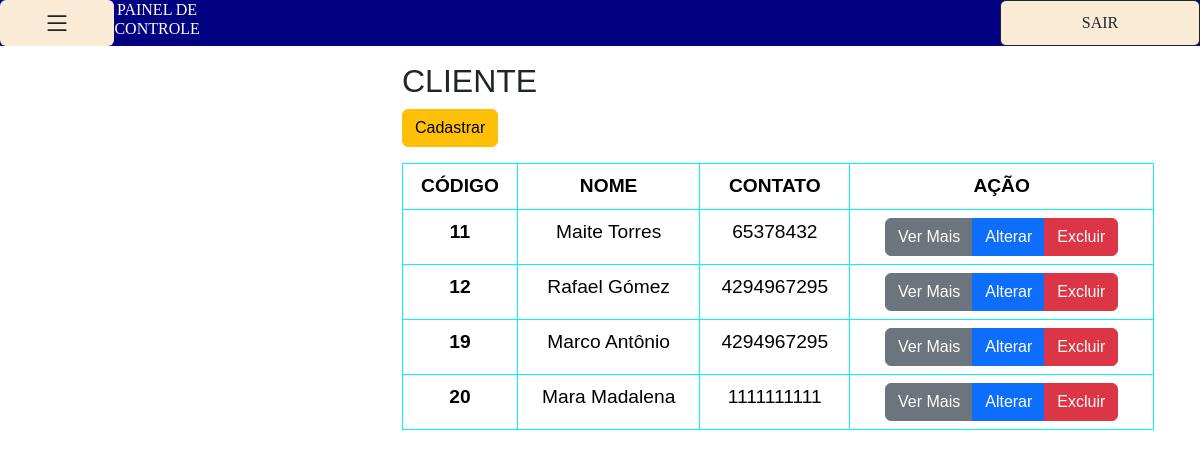
Page /adm.php?page=cliente on the committed database.
### tables this page shows
CREATE TABLE `cliente` (
  `idcliente` int(10) unsigned NOT NULL AUTO_INCREMENT,
  `nome` varchar(100) NOT NULL,
  `contato` varchar(30) NOT NULL,
  PRIMARY KEY (`idcliente`)
);

### func/funcoes.php (called while the page is built, shortened)
<?php
function listarTabela($campos, $tabela)
{
    $conn = conectar();
    try {
        $conn->beginTransaction();
        $sqlLista = $conn->prepare("SELECT $campos FROM $tabela");
        $sqlLista->execute();
        $conn->commit();
        if ($sqlLista->rowCount() > 0) {
            return $sqlLista->fetchAll(PDO::FETCH_OBJ);
        } else {
            return 'Vazio';
        };
    } catch
    (PDOException $e) {
        echo 'Exception -> ';
        return ($e->getMessage());
        $conn->rollback();
    };
}

### cliente.php (the view, shortened to what this page needs)
<?php
include_once('func/funcoes.php');
?>
<div class="container">
  <h2 class="mt-3">CLIENTE</h2>
  <a class="btn btn-warning" data-bs-target="#cadastrar" data-bs-toggle="modal">Cadastrar</a>
  <table class="table table-bordered mt-3">
    <thead>
      <tr>
        <th scope="col" class="text-center">CÓDIGO</th>
        <th scope="col" class="text-center">NOME</th>
        <th scope="col" class="text-center">CONTATO</th>
        <th scope="col" class="text-center">AÇÃO</th>
      </tr>
    </thead>
    <tbody>
      <?php
      $returncliente =  listarTabela('idcliente, nome, contato', 'cliente');
      if ($returncliente != 'Vazio') {
        foreach ($returncliente as $cliente) {
          $idcliente = $cliente->idcliente;
          $nome = $cliente->nome;
          $contato = $cliente->contato;
      ?>
          <tr>
            <th scope="row"><?php echo $idcliente ?></th>
            <td><?php echo $nome ?></td>
            <td><?php echo $contato ?></td>
            <td>
              <div class="btn-group" role="group" aria-label="Basic mixed styles example">
                <a data-bs-toggle="modal" class="btn btn-secondary" data-bs-target="#vermais<?php echo ($idcliente) ?>">
                  Ver Mais
                </a>
                <a data-bs-toggle="modal" class="btn btn-primary" data-bs-target="#alterar<?php echo ($idcliente) ?>">
                  Alterar
                </a>
                <a data-bs-toggle="modal" class="btn btn-danger" data-bs-target="#delete<?php echo $idcliente ?>">
                  Excluir
                </a>
              </div>
            </td>
          </tr>
      <?php
        }
      };
      ?>
    </tbody>
  </table>
</div>

### adm.php (style rules this page uses)
body { font-family: Georgia, 'Times New Roman', Times, serif; margin: 0; padding: 0; }

### cliente.php (style rules this page uses)
.container { font-family: 'Trebuchet MS', 'Lucida Sans Unicode', 'Lucida Grande', 'Lucida Sans', Arial, sans-serif; }
.table { height: 4rem; width: 47rem; text-align: center; font-size: larger; border-color: #00f7ff; }

### rows in the picture
cliente: idcliente "11", nome "Maite Torres", contato "65378432"
cliente: idcliente "12", nome "Rafael Gómez", contato "4294967295"
cliente: idcliente "19", nome "Marco Antônio", contato "4294967295"
cliente: idcliente "20", nome "Mara Madalena", contato "1111111111"
